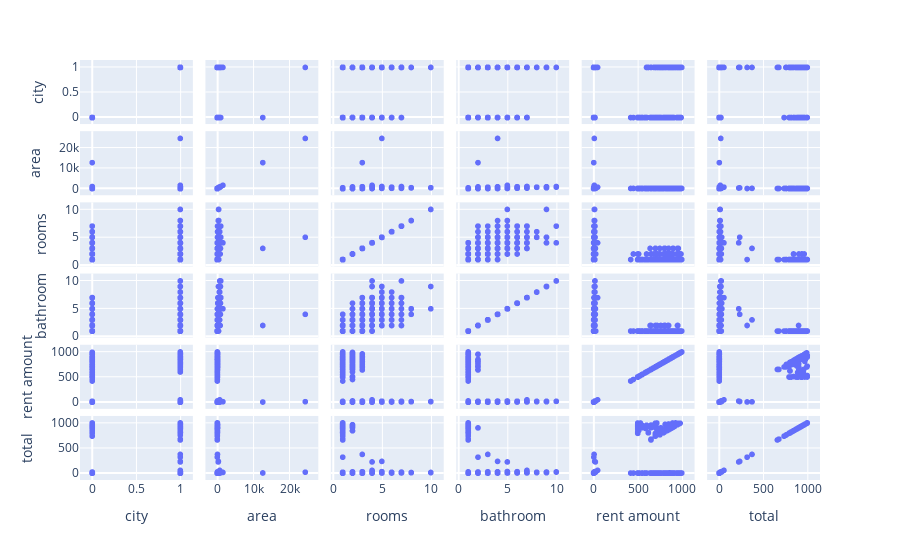

Write notebook code for a chart like this one.
### Code cell
import plotly.express as px
col = ['city', 'area', 'rooms', 'bathroom', 'rent amount', 'total']
fig = px.scatter_matrix(df[col])
fig.show()

### Figure 1 — Plotly figure (JSON) as saved in the notebook; plotly's stock layout.template omitted (floating-point values rounded to 4 significant figures; data arrays with more than 128 entries replaced by an {"elided": "..."} marker saying what was removed)
{"data": [{"dimensions": [{"axis": {"matches": true}, "label": "city", "values": {"elided": "6080 int values"}}, {"axis": {"matches": true}, "label": "area", "values": {"elided": "6080 int values"}}, {"axis": {"matches": true}, "label": "rooms", "values": {"elided": "6080 int values"}}, {"axis": {"matches": true}, "label": "bathroom", "values": {"elided": "6080 int values"}}, {"axis": {"matches": true}, "label": "rent amount", "values": {"elided": "6080 float values"}}, {"axis": {"matches": true}, "label": "total", "values": {"elided": "6080 float values"}}], "hoverlabel": {"namelength": 0}, "hovertemplate": "%{xaxis.title.text}=%{x}<br>%{yaxis.title.text}=%{y}", "legendgroup": "", "marker": {"color": "#636efa", "symbol": "circle"}, "name": "", "showlegend": false, "type": "splom"}], "layout": {"dragmode": "select", "legend": {"tracegroupgap": 0}, "margin": {"t": 60}}}
